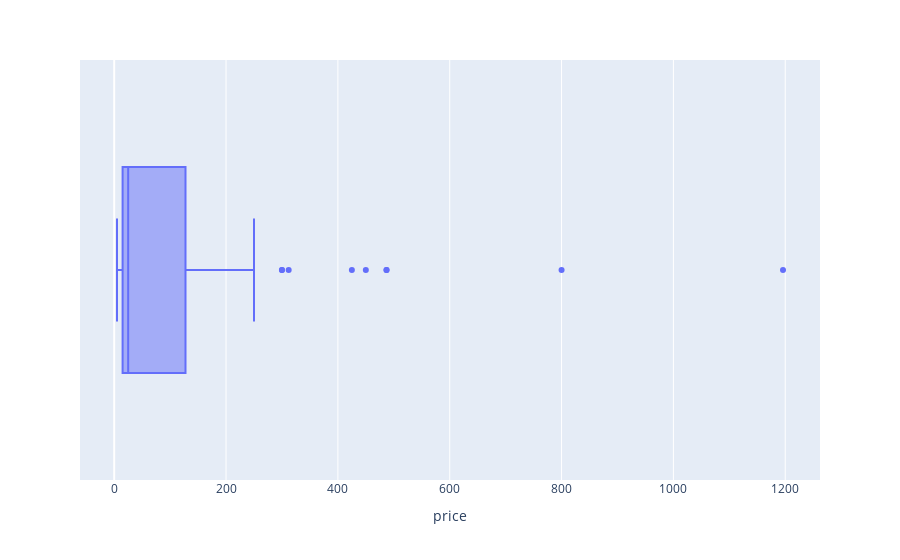

The notebook cell this image was saved under:
### Code cell
def plot_box_plot(feature) : 
    dummy_df = df[df.item_category == feature]
    fig = px.box(dummy_df, x = 'price')
    return fig.show()

plot_box_plot('travel')

### Figure 1 — Plotly figure (JSON) as saved in the notebook; plotly's stock layout.template omitted (floating-point values rounded to 4 significant figures)
{"data": [{"alignmentgroup": "True", "hovertemplate": "price=%{x}<extra></extra>", "legendgroup": "", "marker": {"color": "#636efa"}, "name": "", "notched": false, "offsetgroup": "", "orientation": "h", "showlegend": false, "type": "box", "x": [487, 487, 234, 450, 40, 20, 40, 20, 40, 30, 200, 30, 15, 30, 20, 800, 425, 20, 120, 150, 20, 10, 15, 5, 10, 20, 250, 30, 10, 100, 45, 150, 10, 25, 1196, 40, 150, 312, 15, 10, 15, 15, 15, 20, 15, 140, 220, 15, 39, 20, 15, 15, 15, 15, 20, 160, 100, 60, 15, 15, 15, 15, 15, 15, 125, 30, 70, 15, 70, 80, 54, 62, 15, 50, 300, 15, 20, 140, 300, 15, 135, 20, 15, 160, 15, 15, 15, 15, 182], "x0": " ", "xaxis": "x", "y0": " ", "yaxis": "y"}], "layout": {"boxmode": "group", "legend": {"tracegroupgap": 0}, "margin": {"t": 60}, "xaxis": {"anchor": "y", "domain": [0, 1], "title": {"text": "price"}}, "yaxis": {"anchor": "x", "domain": [0, 1]}}}
